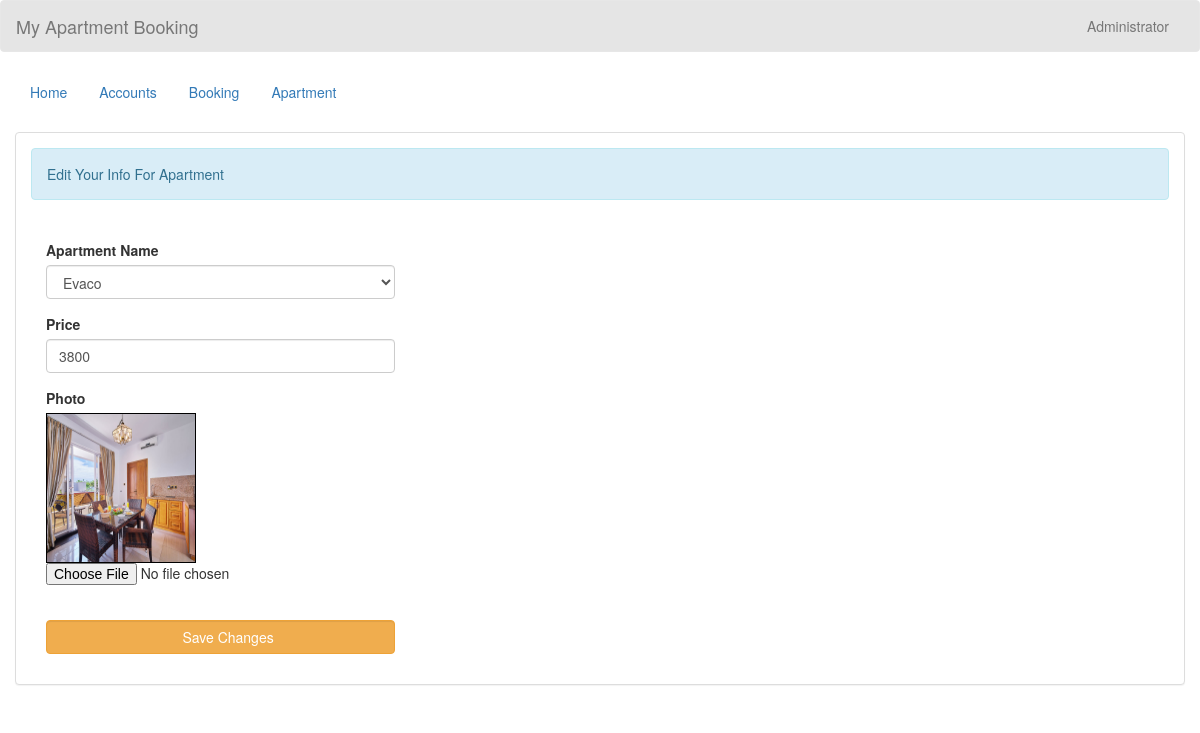
Page /admin/edit_apartment.php?Apartment_id=4 (signed in) on the committed database.
### tables this page shows
CREATE TABLE `apartments` (
  `Apartment_id` int(11) NOT NULL,
  `Apartment_name` varchar(50) NOT NULL,
  `price` varchar(11) NOT NULL,
  `photo` varchar(100) NOT NULL
);

### admin/name.php (called while the page is built)
<?php
	require 'connect.php';
	$query = $conn->query("SELECT * FROM `admin` WHERE `admin_id` = '$_SESSION[admin_id]'") or die(mysqli_error());
	$fetch = $query->fetch_array();
	$name = $fetch['name'];
?>

### admin/edit_apartment.php (the view, shortened to what this page needs)
<!DOCTYPE html>
<?php
	require 'name.php';
?>
<html lang = "en">
	<head>
		<link rel = "stylesheet" type = "text/css" href = "../css/bootstrap.css " />
		<link rel = "stylesheet" type = "text/css" href = "../css/style.css" />
	</head>
<body>
	<nav style = "background-color:rgba(0, 0, 0, 0.1);" class = "navbar navbar-default">
		<div  class = "container-fluid">
			<div class = "navbar-header">
				<a class = "navbar-brand" >My Apartment Booking</a>
			</div>
			<ul class = "nav navbar-nav pull-right ">
				<li class = "dropdown">
					<a class="dropdown-toggle" data-toggle="dropdown" role="button" aria-haspopup="true" aria-expanded="false"><i class = "glyphicon glyphicon-user"></i> <?php echo $name;?></a>
				</li>
			</ul>
		</div>
	</nav>
	<div class = "container-fluid">
		<ul class = "nav nav-pills">
			<li><a href = "home.php">Home</a></li>
			<li><a href = "account.php">Accounts</a></li>
			<li><a href = "book.php">Booking</a></li>
			<li><a href = "apartment.php">Apartment</a></li>
		</ul>
	</div>
	<br />
	<div class = "container-fluid">
		<div class = "panel panel-default">
			<div class = "panel-body">
				<div class = "alert alert-info">Edit Your Info For Apartment</div>
				<br />
				<div class = "col-md-4">
					<?php
						$query = $conn->query("SELECT * FROM `apartments` WHERE `Apartment_id` = '$_REQUEST[Apartment_id]'") or die(mysqli_error());
						$fetch = $query->fetch_array();
					?>
					<form method = "POST" enctype = "multipart/form-data">
						<div class = "form-group">
							<label>Apartment Name </label>
							<select class = "form-control" required = required name = "Apartment_name">
								<option value = "Evaco" <?php if($fetch['Apartment_name'] == "Evaco"){echo "selected";}?>>Evaco</option>
							</select>
						</div>
						<div class = "form-group">
							<label>Price </label>
							<input type = "number" min = "0" max = "999999999" value = "<?php echo $fetch['price']?>" class = "form-control" name = "price" />
						</div>
						<div class = "form-group">
							<label>Photo </label>
							<div id = "preview" style = "width:150px; height :150px; border:1px solid #000;">
								<img src = "../photo/<?php echo $fetch['photo']?>" id = "lbl" width = "100%" height = "100%"/>
							</div>
							<input type = "file" required = "required" id = "photo" name = "photo" />
						</div>
						<br />
						<div class = "form-group">
							<button name = "edit_apartment" class = "btn btn-warning form-control"><i class = "glyphicon glyphicon-edit"></i> Save Changes</button>
						</div>
					</form>
				</div>
			</div>
		</div>
	</div>
	<br />
	<br />
</body>
</html>

### rows in the picture
apartments: Apartment_name "Evaco", price "3800", photo (picture)

### other values in the picture
$name "Administrator"
